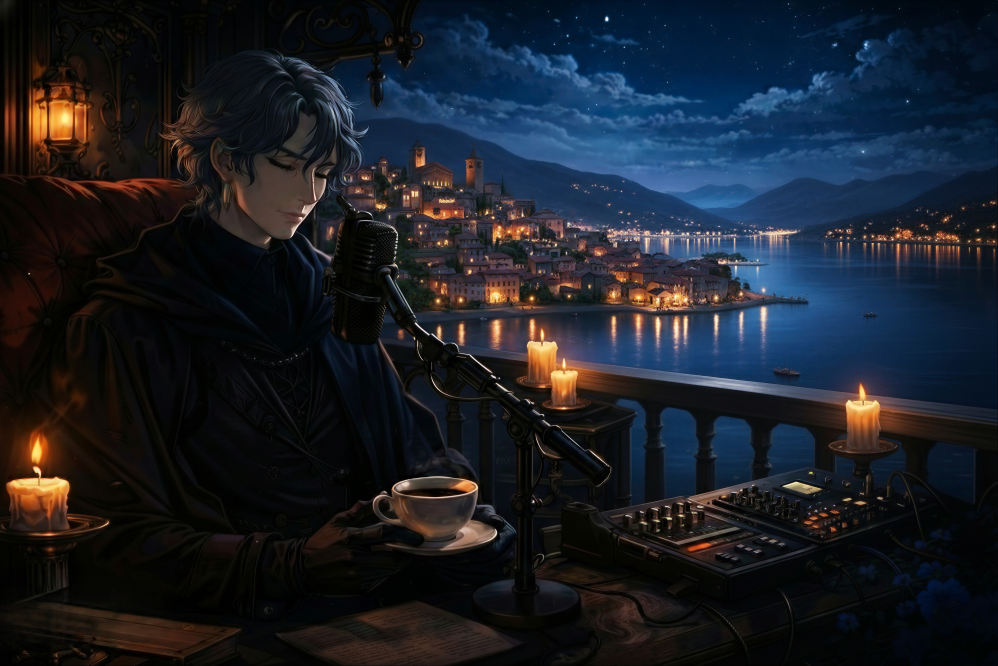
#> input picture silasrequiem_main.jpg, 4989 x 3328 px (shown at 1/5 size)
$ python banner_maker.py
#> lines starting #> are read from the running program, lines starting #| are printed output that depends on the picture
from PIL import Image

# 元画像の読み込み
img = Image.open('silasrequiem_main.jpg')
#> img is the input picture: PIL image 4989x3328 RGB; mean R, G, B 26.6, 31, 39

# YouTubeの推奨規格
target_w, target_h = 2560, 1440

# 比率を維持して幅を2560pxに合わせる
w_percent = (target_w / float(img.size[0]))
#> w_percent = 0.513
h_size = int((float(img.size[1]) * float(w_percent)))
#> h_size = 1707
img_resized = img.resize((target_w, h_size), Image.Resampling.LANCZOS)

# 2560x1440の黒いキャンバスを作成
banner = Image.new('RGB', (target_w, target_h), (0, 0, 0))
#> banner: PIL image 2560x1440 RGB; every value is 0

# 中央に配置（これで高さ1152px不足のエラーを回避できる）
upper = (target_h - h_size) // 2
#> upper = -134
banner.paste(img_resized, (0, upper))
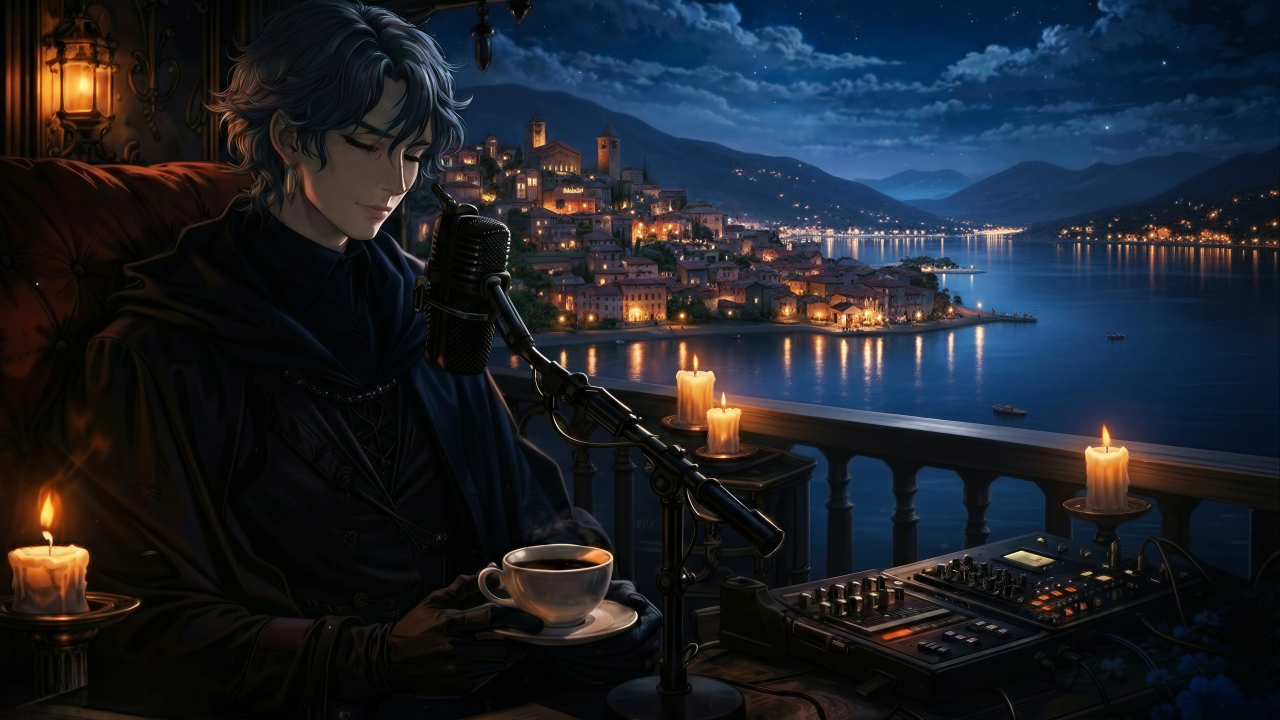
#> banner: PIL image 2560x1440 RGB (shown at 1/2 size); mean R, G, B 29.3, 33.7, 42.2

# 保存
banner.save('youtube_banner_fixed.png')
